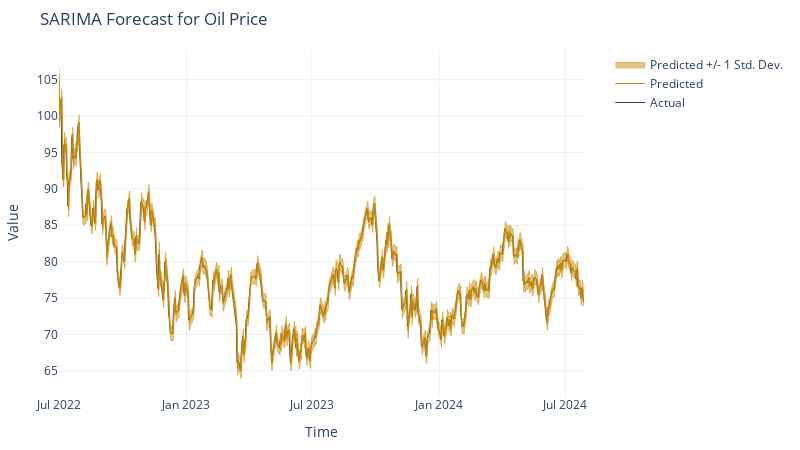

This figure's notebook cell:
### Code cell
import plotly.graph_objects as go

fig = go.Figure()

# Add actual data trace
fig.add_trace(go.Scatter(
    x=sarima_forecasts["date"],
    y=sarima_forecasts["actual"],
    mode='lines',
    line=dict(color="#3f4751", width=1),
    name="Actual"
))

# Add predicted mean trace
fig.add_trace(go.Scatter(
    x=sarima_forecasts["date"],
    y=sarima_forecasts["mean"],
    mode='lines',
    line=dict(color="#ca8a04", width=1),
    name="Predicted"
))

# Add predicted +/- 1 standard deviation band
fig.add_trace(go.Scatter(
    x=sarima_forecasts["date"],
    y=sarima_forecasts["mean"] + sarima_forecasts["std"],
    fill=None,
    mode='lines',
    line=dict(color="#ca8a04", width=0.5),
    showlegend=False
))

fig.add_trace(go.Scatter(
    x=sarima_forecasts["date"],
    y=sarima_forecasts["mean"] - sarima_forecasts["std"],
    fill='tonexty',  # Fill to previous trace
    mode='lines',
    line=dict(color="#ca8a04", width=0.5),
    name="Predicted +/- 1 Std. Dev.",
    opacity=0.2
))
'''
# Add predicted +/- 2 standard deviations band
fig.add_trace(go.Scatter(
    x=sarima_forecasts["date"],
    y=sarima_forecasts["mean"] + 2 * sarima_forecasts["std"],
    fill=None,
    mode='lines',
    line=dict(color="#ca8a04", width=0.5),
    showlegend=False
))


fig.add_trace(go.Scatter(
    x=sarima_forecasts["date"],
    y=sarima_forecasts["mean"] - 2 * sarima_forecasts["std"],
    fill='tonexty',  # Fill to previous trace
    mode='lines',
    line=dict(color="#ca8a04", width=0.5),
    name="Predicted +/- 2 Std. Dev.",
    opacity=0.1
))
'''
# Customize layout
fig.update_layout(
    title="SARIMA Forecast for Oil Price",
    xaxis_title="Time",
    yaxis_title="Value",
    legend=dict(x=1.05, y=1),
    margin=dict(l=50, r=50, t=50, b=50),
    template="plotly_white",
    width=800,
    height=450
)

# Show plot
fig.show()

### Figure 1 — Plotly figure (JSON) as saved in the notebook; plotly's stock layout.template omitted (floating-point values rounded to 4 significant figures; data arrays with more than 128 entries replaced by an {"elided": "..."} marker saying what was removed)
{"data": [{"line": {"color": "#3f4751", "width": 1}, "mode": "lines", "name": "Actual", "type": "scatter", "x": {"elided": "759 str values"}, "y": {"elided": "759 float values"}}, {"line": {"color": "#ca8a04", "width": 1}, "mode": "lines", "name": "Predicted", "type": "scatter", "x": {"elided": "759 str values"}, "y": {"elided": "759 float values"}}, {"line": {"color": "#ca8a04", "width": 0.5}, "mode": "lines", "showlegend": false, "type": "scatter", "x": {"elided": "759 str values"}, "y": {"elided": "759 float values"}}, {"fill": "tonexty", "line": {"color": "#ca8a04", "width": 0.5}, "mode": "lines", "name": "Predicted +/- 1 Std. Dev.", "opacity": 0.2, "type": "scatter", "x": {"elided": "759 str values"}, "y": {"elided": "759 float values"}}], "layout": {"height": 450, "legend": {"x": 1.05, "y": 1}, "margin": {"b": 50, "l": 50, "r": 50, "t": 50}, "title": {"text": "SARIMA Forecast for Oil Price"}, "width": 800, "xaxis": {"title": {"text": "Time"}}, "yaxis": {"title": {"text": "Value"}}}}
